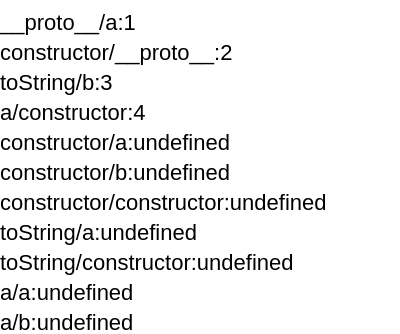

Here is the Vega-Lite specification saved for this chart:
### Vega specification from a JSON file in a GitHub repository (floating-point values rounded to 4 significant figures)
{"width": 200, "height": 100, "data": [{"name": "t", "values": [{"k": "__proto__", "j": "a", "v": 1}, {"k": "constructor", "j": "__proto__", "v": 2}, {"k": "toString", "j": "b", "v": 3}, {"k": "a", "j": "constructor", "v": 4}]}, {"name": "out", "source": "t", "transform": [{"type": "aggregate", "groupby": ["k", "j"], "cross": true, "fields": ["v"], "ops": ["sum"]}, {"type": "identifier", "as": "__r"}]}], "marks": [{"type": "text", "from": {"data": "out"}, "encode": {"enter": {"text": {"signal": "datum.k+'/'+datum.j+':'+datum.sum_v"}, "y": {"signal": "15*datum.__r"}}}}]}
